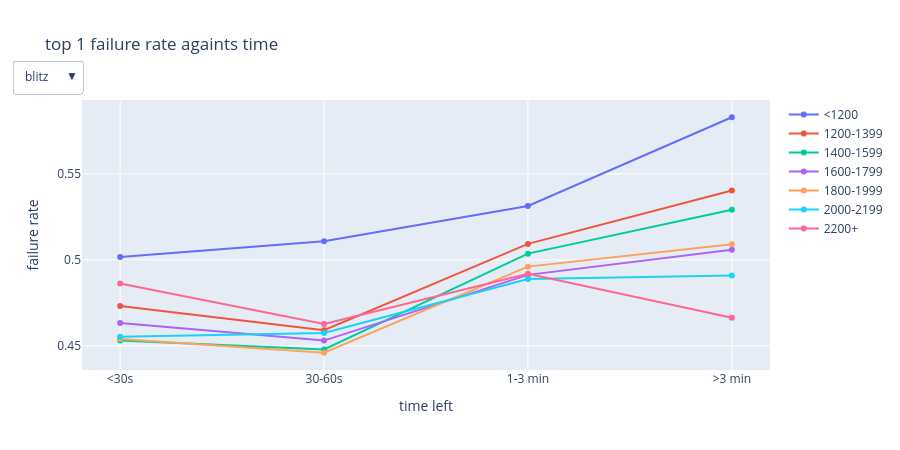

The notebook cell saved with this chart:
### Code cell
CLOCK_ORDER = ["<30s", "30-60s", "1-3 min", ">3 min"]

curve = (df.groupby(["time_control_type", "elo_group", "clock_group"], observed=True)
           .agg(rate=("failed", "mean"), n=("failed", "size")).reset_index())
curve = curve[curve["n"] >= MIN_N]
tcs = sorted(curve["time_control_type"].unique())
clock_fig = go.Figure()
for tc in tcs:
    for eg in ELO_LABELS:
        d = curve[(curve["time_control_type"] == tc) & (curve["elo_group"] == eg)].sort_values("clock_group")
        clock_fig.add_trace(go.Scatter(x=d["clock_group"].astype(str), y=d["rate"], mode="lines+markers",
                                       name=eg, visible=(tc == tcs[0]), customdata=d["n"],
                                       hovertemplate=f"{eg}<br>%{{x}}: %{{y:.3f}} (n=%{{customdata:,}})<extra></extra>"))
n_per = len(ELO_LABELS)
clock_fig.update_layout(
    title="top 1 failure rate againts time", height=450,
    yaxis_title="failure rate", xaxis_title="time left",
    updatemenus=[dict(x=0, y=1.15, buttons=[
        dict(label=tc, method="update",
             args=[{"visible": [t == tc for t in tcs for _ in range(n_per)]}]) for tc in tcs])])
clock_fig.update_xaxes(categoryorder="array", categoryarray=CLOCK_ORDER)
clock_fig.show()

### Figure 1 — Plotly figure (JSON) as saved in the notebook; plotly's stock layout.template omitted (floating-point values rounded to 4 significant figures)
{"data": [{"customdata": [3875, 3150, 26199, 26816], "hovertemplate": "<1200<br>%{x}: %{y:.3f} (n=%{customdata:,})<extra></extra>", "mode": "lines+markers", "name": "<1200", "type": "scatter", "visible": true, "x": ["<30s", "30-60s", "1-3 min", ">3 min"], "y": [0.5017, 0.5108, 0.5313, 0.5829]}, {"customdata": [3415, 3030, 23337, 21208], "hovertemplate": "1200-1399<br>%{x}: %{y:.3f} (n=%{customdata:,})<extra></extra>", "mode": "lines+markers", "name": "1200-1399", "type": "scatter", "visible": true, "x": ["<30s", "30-60s", "1-3 min", ">3 min"], "y": [0.4732, 0.4591, 0.5093, 0.5403]}, {"customdata": [4835, 4023, 32770, 23727], "hovertemplate": "1400-1599<br>%{x}: %{y:.3f} (n=%{customdata:,})<extra></extra>", "mode": "lines+markers", "name": "1400-1599", "type": "scatter", "visible": true, "x": ["<30s", "30-60s", "1-3 min", ">3 min"], "y": [0.4532, 0.4479, 0.5036, 0.5291]}, {"customdata": [6306, 4984, 37843, 20793], "hovertemplate": "1600-1799<br>%{x}: %{y:.3f} (n=%{customdata:,})<extra></extra>", "mode": "lines+markers", "name": "1600-1799", "type": "scatter", "visible": true, "x": ["<30s", "30-60s", "1-3 min", ">3 min"], "y": [0.4632, 0.453, 0.4913, 0.5058]}, {"customdata": [6510, 5285, 41254, 14417], "hovertemplate": "1800-1999<br>%{x}: %{y:.3f} (n=%{customdata:,})<extra></extra>", "mode": "lines+markers", "name": "1800-1999", "type": "scatter", "visible": true, "x": ["<30s", "30-60s", "1-3 min", ">3 min"], "y": [0.4539, 0.446, 0.496, 0.5091]}, {"customdata": [7234, 5485, 35121, 7508], "hovertemplate": "2000-2199<br>%{x}: %{y:.3f} (n=%{customdata:,})<extra></extra>", "mode": "lines+markers", "name": "2000-2199", "type": "scatter", "visible": true, "x": ["<30s", "30-60s", "1-3 min", ">3 min"], "y": [0.4553, 0.4574, 0.4889, 0.4909]}, {"customdata": [10975, 7936, 48900, 3997], "hovertemplate": "2200+<br>%{x}: %{y:.3f} (n=%{customdata:,})<extra></extra>", "mode": "lines+markers", "name": "2200+", "type": "scatter", "visible": true, "x": ["<30s", "30-60s", "1-3 min", ">3 min"], "y": [0.4862, 0.4627, 0.4919, 0.4663]}, {"customdata": [341, 479, 2019, 34039], "hovertemplate": "<1200<br>%{x}: %{y:.3f} (n=%{customdata:,})<extra></extra>", "mode": "lines+markers", "name": "<1200", "type": "scatter", "visible": false, "x": ["<30s", "30-60s", "1-3 min", ">3 min"], "y": [0.5015, 0.5115, 0.4928, 0.5526]}, {"customdata": [343, 364, 1596, 29936], "hovertemplate": "1200-1399<br>%{x}: %{y:.3f} (n=%{customdata:,})<extra></extra>", "mode": "lines+markers", "name": "1200-1399", "type": "scatter", "visible": false, "x": ["<30s", "30-60s", "1-3 min", ">3 min"], "y": [0.4985, 0.4451, 0.4574, 0.5153]}, {"customdata": [706, 677, 2563, 38089], "hovertemplate": "1400-1599<br>%{x}: %{y:.3f} (n=%{customdata:,})<extra></extra>", "mode": "lines+markers", "name": "1400-1599", "type": "scatter", "visible": false, "x": ["<30s", "30-60s", "1-3 min", ">3 min"], "y": [0.449, 0.4357, 0.4647, 0.5068]}, {"customdata": [928, 903, 3357, 39424], "hovertemplate": "1600-1799<br>%{x}: %{y:.3f} (n=%{customdata:,})<extra></extra>", "mode": "lines+markers", "name": "1600-1799", "type": "scatter", "visible": false, "x": ["<30s", "30-60s", "1-3 min", ">3 min"], "y": [0.4267, 0.4197, 0.4415, 0.4962]}, {"customdata": [984, 1022, 3213, 35839], "hovertemplate": "1800-1999<br>%{x}: %{y:.3f} (n=%{customdata:,})<extra></extra>", "mode": "lines+markers", "name": "1800-1999", "type": "scatter", "visible": false, "x": ["<30s", "30-60s", "1-3 min", ">3 min"], "y": [0.4634, 0.454, 0.4519, 0.4886]}, {"customdata": [823, 734, 1780, 19333], "hovertemplate": "2000-2199<br>%{x}: %{y:.3f} (n=%{customdata:,})<extra></extra>", "mode": "lines+markers", "name": "2000-2199", "type": "scatter", "visible": false, "x": ["<30s", "30-60s", "1-3 min", ">3 min"], "y": [0.4702, 0.4237, 0.4596, 0.4899]}, {"customdata": [425, 299, 950, 7660], "hovertemplate": "2200+<br>%{x}: %{y:.3f} (n=%{customdata:,})<extra></extra>", "mode": "lines+markers", "name": "2200+", "type": "scatter", "visible": false, "x": ["<30s", "30-60s", "1-3 min", ">3 min"], "y": [0.4094, 0.4682, 0.4589, 0.4813]}], "layout": {"height": 450, "title": {"text": "top 1 failure rate againts time"}, "updatemenus": [{"buttons": [{"args": [{"visible": [true, true, true, true, true, true, true, false, false, false, false, false, false, false]}], "label": "blitz", "method": "update"}, {"args": [{"visible": [false, false, false, false, false, false, false, true, true, true, true, true, true, true]}], "label": "rapid", "method": "update"}], "x": 0, "y": 1.15}], "xaxis": {"categoryarray": ["<30s", "30-60s", "1-3 min", ">3 min"], "categoryorder": "array", "title": {"text": "time left"}}, "yaxis": {"title": {"text": "failure rate"}}}}
